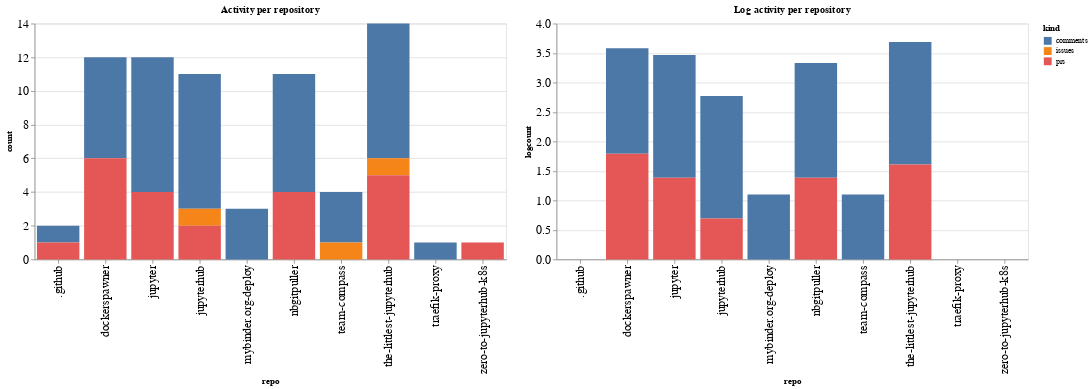

This figure's notebook cell:
### Code cell
ch1 = alt.Chart(repo_summaries, width=600, title="Activity per repository").mark_bar().encode(
    x='repo',
    y='count',
    color='kind',
    tooltip="kind"
)

ch2 = alt.Chart(repo_summaries, width=600, title="Log activity per repository").mark_bar().encode(
    x='repo',
    y='logcount',
    color='kind',
    tooltip="kind"
)

ch1 | ch2

### Figure 1 — Vega-Lite specification as saved in the notebook (floating-point values rounded to 4 significant figures)
{"config": {"axisLeft": {"labelFontSize": 15}, "axisBottom": {"labelFontSize": 15}}, "hconcat": [{"mark": "bar", "encoding": {"color": {"type": "nominal", "field": "kind"}, "tooltip": {"type": "nominal", "field": "kind"}, "x": {"type": "nominal", "field": "repo"}, "y": {"type": "quantitative", "field": "count"}}, "title": "Activity per repository", "width": 600}, {"mark": "bar", "encoding": {"color": {"type": "nominal", "field": "kind"}, "tooltip": {"type": "nominal", "field": "kind"}, "x": {"type": "nominal", "field": "repo"}, "y": {"type": "quantitative", "field": "logcount"}}, "title": "Log activity per repository", "width": 600}], "data": {"name": "data-572e4cf028ec65a36086fc7f3914f7f5"}, "$schema": "https://vega.github.io/schema/vega-lite/v4.8.1.json", "datasets": {"data-572e4cf028ec65a36086fc7f3914f7f5": [{"repo": ".github", "kind": "comments", "count": 1, "logcount": 0.0}, {"repo": ".github", "kind": "prs", "count": 1, "logcount": 0.0}, {"repo": "dockerspawner", "kind": "comments", "count": 6, "logcount": 1.792}, {"repo": "dockerspawner", "kind": "prs", "count": 6, "logcount": 1.792}, {"repo": "jupyter", "kind": "comments", "count": 8, "logcount": 2.079}, {"repo": "jupyter", "kind": "prs", "count": 4, "logcount": 1.386}, {"repo": "jupyterhub", "kind": "comments", "count": 8, "logcount": 2.079}, {"repo": "jupyterhub", "kind": "issues", "count": 1, "logcount": 0.0}, {"repo": "jupyterhub", "kind": "prs", "count": 2, "logcount": 0.6931}, {"repo": "mybinder.org-deploy", "kind": "comments", "count": 3, "logcount": 1.099}, {"repo": "nbgitpuller", "kind": "comments", "count": 7, "logcount": 1.946}, {"repo": "nbgitpuller", "kind": "prs", "count": 4, "logcount": 1.386}, {"repo": "team-compass", "kind": "comments", "count": 3, "logcount": 1.099}, {"repo": "team-compass", "kind": "issues", "count": 1, "logcount": 0.0}, {"repo": "the-littlest-jupyterhub", "kind": "comments", "count": 8, "logcount": 2.079}, {"repo": "the-littlest-jupyterhub", "kind": "issues", "count": 1, "logcount": 0.0}, {"repo": "the-littlest-jupyterhub", "kind": "prs", "count": 5, "logcount": 1.609}, {"repo": "traefik-proxy", "kind": "comments", "count": 1, "logcount": 0.0}, {"repo": "zero-to-jupyterhub-k8s", "kind": "prs", "count": 1, "logcount": 0.0}]}}
